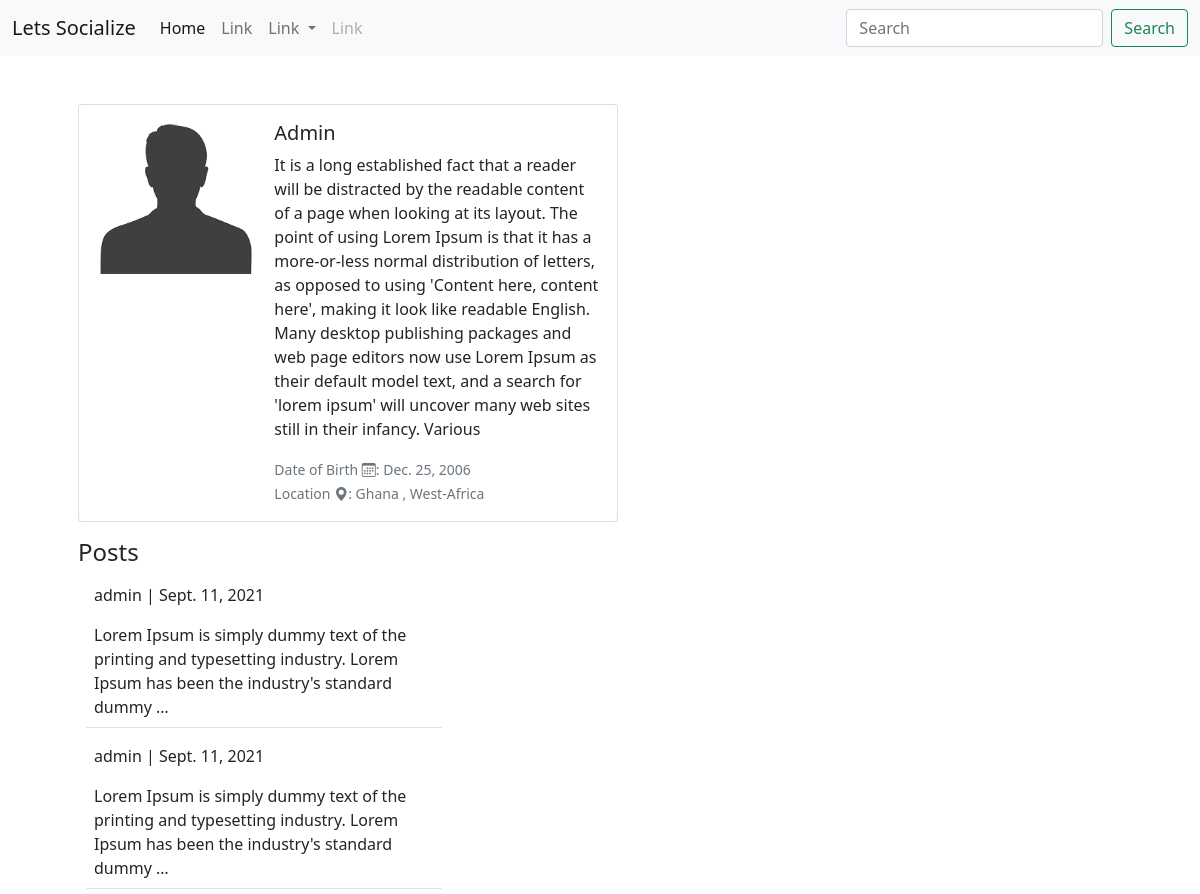
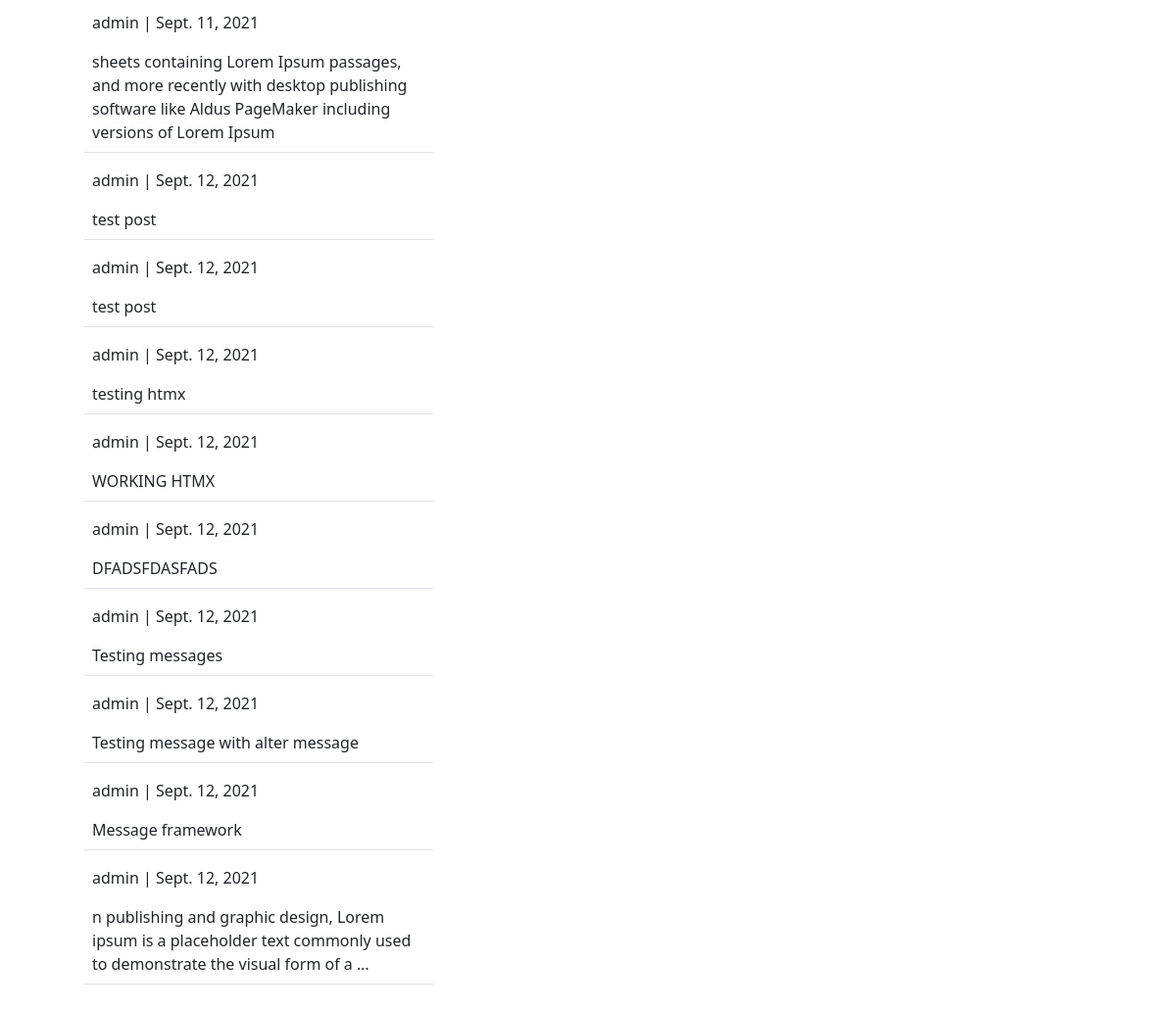
The app's page /social/profile/1/ with its own data (2 pictures, top to bottom).
### social/models.py (models this page shows)
class UserProfile(models.Model):
  user = models.OneToOneField(User,primary_key=True, verbose_name='user', related_name='profile', on_delete=models.CASCADE)
  name = models.CharField(max_length=30, blank=True, null=True)
  bio  = models.TextField(max_length=500, blank=True, null=True)
  birth_date = models.DateField(null=True, blank=True)
  location   = models.CharField(max_length=50, blank=True, null=True)
  picture = models.ImageField(upload_to='uploads/profile_pictures', default='uploads/profile_pictures/images.jpg', blank=True)

class Post(models.Model):
  body = models.TextField()
  created_on = models.DateField(default=datetime.now)
  author = models.ForeignKey(User, on_delete=models.CASCADE)

### social/views.py (the view)
# urls.py: path('profile/<int:pk>/',views.Profile,name="profile"),
def Profile(request, pk):
  profile = UserProfile.objects.get(user_id=pk)
  user = profile.user
  posts = Post.objects.filter(author=user).order_by('created_on')
  context = {
    'user':user,
    'profile':profile,
    'posts':posts
  }
  return render(request, 'social/profile.html',context)

### templates/social/profile.html (shortened to what this page needs)
{% extends 'base.html' %}
{%  block content %}
<div class="container">
  <div class="row ">
    <div class="col-md-8 m-4 p-4">
      <div class="card mb-3" style="max-width: 540px;">
        <div class="row g-0">
          <div class="col-md-4">
            <img src="{{ profile.picture.url }}" class=" m-2 p-2 img-fluid rounded-start"  alt="...">
          </div>
          <div class="col-md-8">
            <div class="card-body">
              {% if profile.name %}
              <h5 class="card-title">{{ profile.name }}</h5>
              {% endif %}
              {% if profile.bio %}
              <p class="card-text">{{ profile.bio }}</p>
              {% endif %}
              <p class="card-text">
                {% if profile.birth_date %}
                <small class=" text-muted">
                   Date of Birth <i class="bi bi-calendar3"></i>: {{ profile.birth_date }}
                </small>
                {% endif %}
                <br>
                {% if profile.location%}
                <small class="text-muted">
                  Location <i class="bi bi-geo-alt-fill"></i>: {{ profile.location }}
                </small>
                {% endif %}
              </p>
            </div>
          </div>
        </div>
      </div>
     <h4> Posts </h4>
      {% if posts %}
      {% for post in posts %}
      <div  class="col-md-6 border-bottom m-2 p-2">
        <a class="text-decoration-none link-dark " href="{% url 'social:post_detail' post.id %}">
           <p>{{ post.author }} | {{ post.created_on }} </p>
          {{ post.body | truncatewords:20 }}
        </a>
      </div>
      {% endfor %}
      {% endif %}
    </div>
    </div>
  </div>
{% endblock %}

### records on screen
UserProfile: picture (placeholder picture), name "Admin", bio "It is a long established fact that a reader will be distracted by the readable content of a page when looking at its layout. The point of using Lorem Ipsum is that it has a more-or-less normal distribution of letters, as opposed to using 'Content here, content here', making it look like readable English. Many desktop publishing packages and web page editors now use Lorem Ipsum as their default model text, and a search for 'lorem ipsum' will uncover many web sites still in their infancy. Various", birth_date "Dec. 25, 2006", location "Ghana , West-Africa"
Post: author "admin", created_on "Sept. 11, 2021", body "Lorem Ipsum is simply dummy text of the printing and typesetting industry. Lorem Ipsum has been the industry's standard dummy …"
Post: author "admin", created_on "Sept. 11, 2021", body "Lorem Ipsum is simply dummy text of the printing and typesetting industry. Lorem Ipsum has been the industry's standard dummy …"
Post: author "admin", created_on "Sept. 11, 2021", body "sheets containing Lorem Ipsum passages, and more recently with desktop publishing software like Aldus PageMaker including versions of Lorem Ipsum"
Post: author "admin", created_on "Sept. 12, 2021", body "test post"
Post: author "admin", created_on "Sept. 12, 2021", body "test post"
Post: author "admin", created_on "Sept. 12, 2021", body "testing htmx"
Post: author "admin", created_on "Sept. 12, 2021", body "WORKING HTMX"
Post: author "admin", created_on "Sept. 12, 2021", body "DFADSFDASFADS"
Post: author "admin", created_on "Sept. 12, 2021", body "Testing messages"
Post: author "admin", created_on "Sept. 12, 2021", body "Testing message with alter message"
Post: author "admin", created_on "Sept. 12, 2021", body "Message framework"
Post: author "admin", created_on "Sept. 12, 2021", body "n publishing and graphic design, Lorem ipsum is a placeholder text commonly used to demonstrate the visual form of a …"
